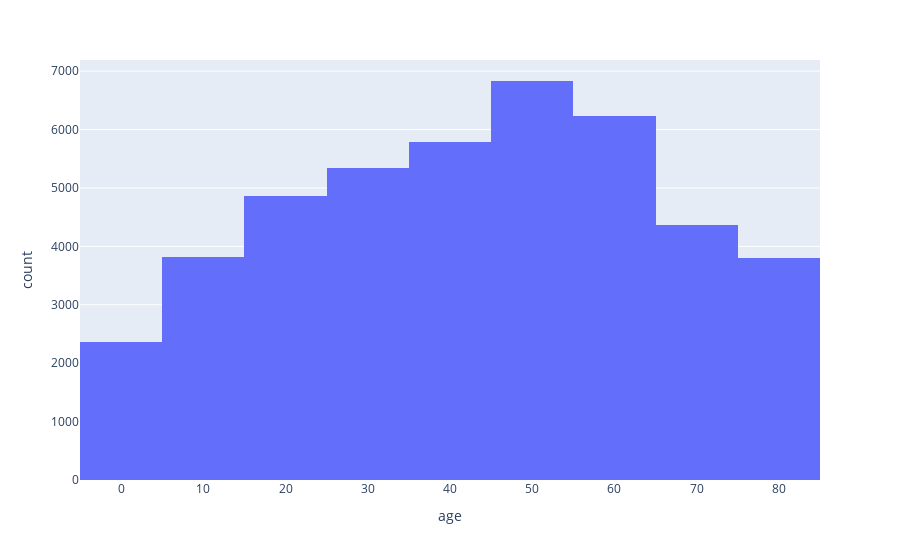

Here is the notebook cell this chart was saved with:
### Markdown cell above
We can somewhat tell what most of the patients' ages are, but let's bin the ages in decades to determine where exactly do most patients fall on the age spectrum.

### Code cell
import plotly.express as px

fig = px.histogram(df, x="age", nbins=10)
fig.show()

### Figure 1 — Plotly figure (JSON) as saved in the notebook; plotly's stock layout.template omitted (floating-point values rounded to 4 significant figures; data arrays with more than 128 entries replaced by an {"elided": "..."} marker saying what was removed)
{"data": [{"alignmentgroup": "True", "bingroup": "x", "hoverlabel": {"namelength": 0}, "hovertemplate": "age=%{x}<br>count=%{y}", "legendgroup": "", "marker": {"color": "#636efa"}, "name": "", "nbinsx": 10, "offsetgroup": "", "orientation": "v", "showlegend": false, "type": "histogram", "x": {"elided": "43400 float values"}, "xaxis": "x", "yaxis": "y"}], "layout": {"barmode": "relative", "legend": {"tracegroupgap": 0}, "margin": {"t": 60}, "xaxis": {"anchor": "y", "domain": [0, 1], "title": {"text": "age"}}, "yaxis": {"anchor": "x", "domain": [0, 1], "title": {"text": "count"}}}}
